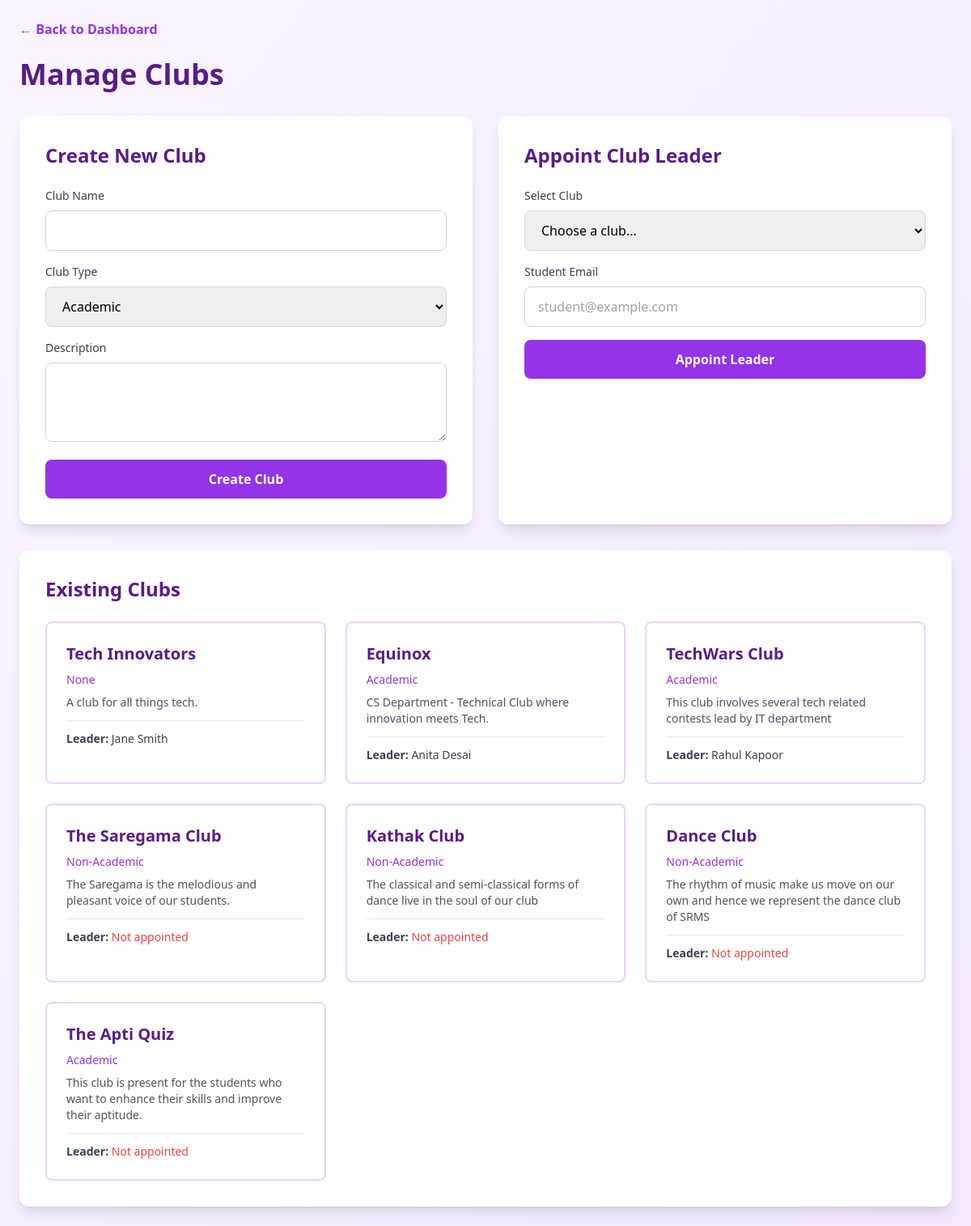
The app's page /admin/manage/clubs (signed in) with its own data.
### models.py (models this page shows, shortened)
class Club(db.Model):
    id = db.Column(db.Integer, primary_key=True)
    name = db.Column(db.String(100), nullable=False)
    description = db.Column(db.Text)
    club_type = db.Column(db.String(50))
    secretary_id = db.Column(db.Integer, db.ForeignKey('user.id'))
    secretary = db.relationship('User', backref='led_clubs', foreign_keys=[secretary_id])
    memberships = db.relationship('ClubMembership', backref='club', lazy=True, cascade='all, delete-orphan')

class User(db.Model):
    id = db.Column(db.Integer, primary_key=True)
    name = db.Column(db.String(100), nullable=False)
    email = db.Column(db.String(100), unique=True, nullable=False)
    password_hash = db.Column(db.String(255), nullable=False)
    profile_image = db.Column(db.String(255))
    course = db.Column(db.String(50))
    branch = db.Column(db.String(50))
    batch = db.Column(db.String(20))
    year = db.Column(db.Integer)
    selected_bus_id = db.Column(db.Integer, db.ForeignKey('bus.id'))
    selected_stop = db.Column(db.String(100))
    login_status = db.Column(db.Boolean, default=False)
    session_token = db.Column(db.String(100))
    last_login_device = db.Column(db.String(255))
    created_at = db.Column(db.DateTime, default=datetime.now(timezone.utc))

### app.py (the view, shortened to what this page needs)
@app.route('/admin/manage/clubs', methods=['GET', 'POST'])
@admin_required
def manage_clubs():
    clubs_list = Club.query.all()
    students = User.query.all()
    return render_template('admin/manage-clubs.html', clubs=clubs_list, students=students)

### templates/admin/manage-clubs.html (shortened to what this page needs)
<!DOCTYPE html>
<html lang="en">
<head>
    <script src="https://cdn.tailwindcss.com"></script>
    <link rel="stylesheet" href="{{ url_for('static', filename='css/style.css') }}">
</head>
<body class="bg-gradient-to-br from-purple-50 to-purple-100">
    <div class="min-h-screen p-6">
        <div class="max-w-7xl mx-auto">
            <div class="mb-6">
                <a href="{{ url_for('admin_dashboard') }}" class="text-purple-600 hover:text-purple-800 font-semibold">← Back to Dashboard</a>
            </div>
            <h1 class="text-4xl font-bold text-purple-900 mb-8">Manage Clubs</h1>
            <div class="grid grid-cols-1 md:grid-cols-2 gap-8 mb-8">
                <div class="bg-white rounded-xl p-8 shadow-lg">
                    <h2 class="text-2xl font-bold text-purple-900 mb-6">Create New Club</h2>
                    <form method="POST" class="space-y-4">
                        <div>
                            <label class="block text-sm font-medium text-gray-700 mb-2">Club Name</label>
                            <input type="text" name="name" required class="w-full px-4 py-3 rounded-lg border border-gray-300 focus:ring-2 focus:ring-purple-600 focus:border-purple-600">
                        </div>
                        <div>
                            <label class="block text-sm font-medium text-gray-700 mb-2">Club Type</label>
                            <select name="club_type" class="w-full px-4 py-3 rounded-lg border border-gray-300 focus:ring-2 focus:ring-purple-600 focus:border-purple-600">
                                <option value="Academic">Academic</option>
                            </select>
                        </div>
                        <div>
                            <label class="block text-sm font-medium text-gray-700 mb-2">Description</label>
                            <textarea name="description" rows="3" class="w-full px-4 py-3 rounded-lg border border-gray-300 focus:ring-2 focus:ring-purple-600 focus:border-purple-600"></textarea>
                        </div>
                        <button type="submit" class="w-full bg-purple-600 text-white py-3 rounded-lg font-semibold hover:bg-purple-700 transition">
                            Create Club
                        </button>
                    </form>
                </div>
                <div class="bg-white rounded-xl p-8 shadow-lg">
                    <h2 class="text-2xl font-bold text-purple-900 mb-6">Appoint Club Leader</h2>
                    <form method="POST" class="space-y-4">
                        <div>
                            <label class="block text-sm font-medium text-gray-700 mb-2">Select Club</label>
                            <select name="club_id" required class="w-full px-4 py-3 rounded-lg border border-gray-300 focus:ring-2 focus:ring-purple-600 focus:border-purple-600">
                                <option value="">Choose a club...</option>
                            </select>
                        </div>
                        <div>
                            <label class="block text-sm font-medium text-gray-700 mb-2">Student Email</label>
                            <input type="email" name="student_email" required placeholder="student@example.com" class="w-full px-4 py-3 rounded-lg border border-gray-300 focus:ring-2 focus:ring-purple-600 focus:border-purple-600">
                        </div>
                        <button type="submit" class="w-full bg-purple-600 text-white py-3 rounded-lg font-semibold hover:bg-purple-700 transition">
                            Appoint Leader
                        </button>
                    </form>
                </div>
            </div>
            <div class="bg-white rounded-xl p-8 shadow-lg">
                <h2 class="text-2xl font-bold text-purple-900 mb-6">Existing Clubs</h2>
                <div class="grid grid-cols-1 md:grid-cols-2 lg:grid-cols-3 gap-6">
                    {% for club in clubs %}
                    <div class="border-2 border-purple-200 rounded-lg p-6 hover:border-purple-400 transition">
                        <h3 class="text-xl font-bold text-purple-900 mb-2">{{ club.name }}</h3>
                        <p class="text-sm text-purple-600 mb-2">{{ club.club_type }}</p>
                        <p class="text-gray-600 text-sm mb-3">{{ club.description or 'No description' }}</p>
                        <div class="border-t pt-3">
                            <p class="text-sm text-gray-700">
                                <span class="font-semibold">Leader:</span>
                                {% if club.secretary %}
                                    {{ club.secretary.name }}
                                {% else %}
                                    <span class="text-red-500">Not appointed</span>
                                {% endif %}
                            </p>
                        </div>
                    </div>
                    {% endfor %}
                </div>
            </div>
        </div>
    </div>
</body>
</html>

### static/css/style.css (style rules this page uses)
:root { --primary-purple: #7c3aed; --primary-purple-dark: #6d28d9; --primary-purple-light: #a78bfa; --secondary-purple: #8b5cf6; --accent-purple: #c4b5fd; --gradient-primary: linear-gradient(135deg, #7c3aed 0%, #6d28d9 100%); --gradient-secondary: linear-gradient(135deg, #8b5cf6 0%, #7c3aed 100%); --gradient-accent: linear-gradient(135deg, #a78bfa 0%, #c4b5fd 100%); --gradient-success: linear-gradient(135deg, #10b981 0%, #059669 100%); --gradient-warning: linear-gradient(135deg, #f59e0b 0%, #d97706 100%); --gradient-dark: linear-gradient(135deg, #1e1b4b 0%, #312e81 100%); }

### records on screen
Club: name "Tech Innovators", club_type "None", description "A club for all things tech.", secretary.name "Jane Smith"
Club: name "Equinox", club_type "Academic", description "CS Department - Technical Club where innovation meets Tech.", secretary.name "Anita Desai"
Club: name "TechWars Club", club_type "Academic", description "This club involves several tech related contests lead by IT department", secretary.name "Rahul Kapoor"
Club: name "The Saregama Club", club_type "Non-Academic", description "The Saregama is the melodious and pleasant voice of our students.", shows "Not appointed"
Club: name "Kathak Club", club_type "Non-Academic", description "The classical and semi-classical forms of dance live in the soul of our club", shows "Not appointed"
Club: name "Dance Club", club_type "Non-Academic", description "The rhythm of music make us move on our own and hence we represent the dance club of SRMS", shows "Not appointed"
Club: name "The Apti Quiz", club_type "Academic", description "This club is present for the students who want to enhance their skills and improve their aptitude.", shows "Not appointed"
